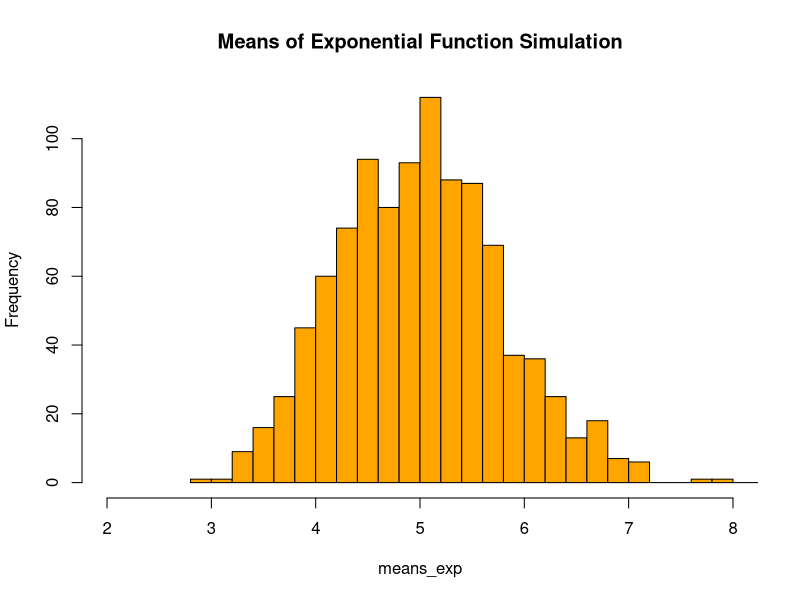
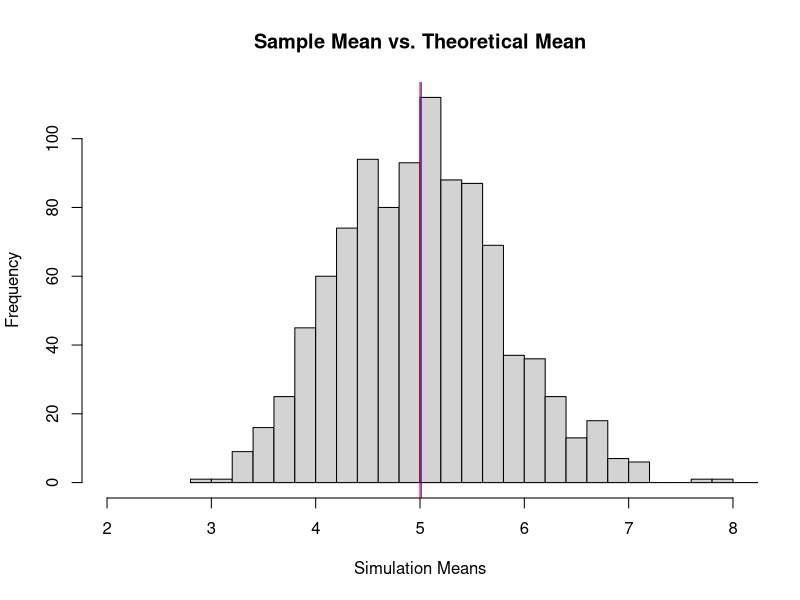
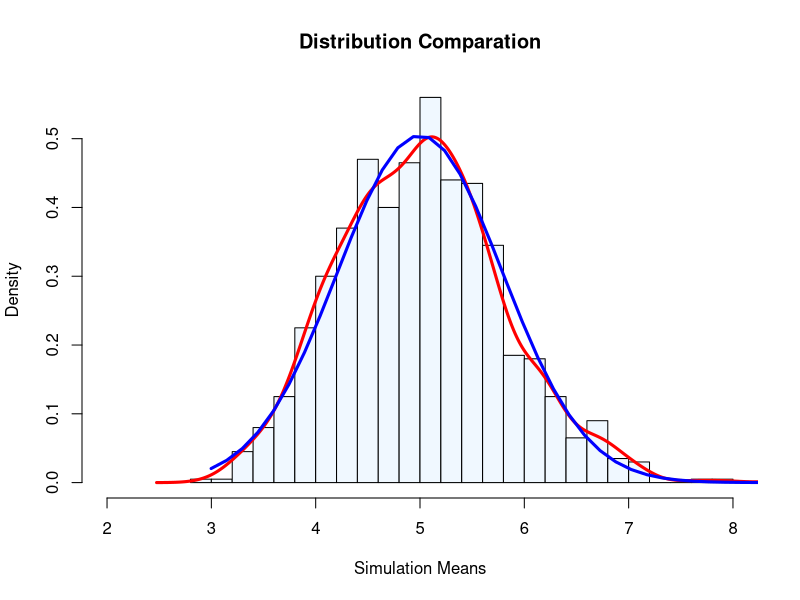

Recreate these plots in R, in order.
## ---- chunk 1
knitr::opts_chunk$set(echo = TRUE)
## ---- chunk 2
# hist(runif(1000))
## ---- chunk 3
# mns = NULL
# for (i in 1 : 1000) mns = c(mns, mean(runif(40)))
# hist(mns)
## ---- chunk 4
lambda <- 0.2   # parameter - lambda
n <- 40   # number of exponentials 
sims <- 1000   # number of simulations
rexp(n, lambda)
sim_exp <- replicate(sims, rexp(n, lambda))  #40*1000 matrix

means_exp <- apply(sim_exp, 2, mean) #  mean of 40 numbers in 1000 times
range(means_exp)
hist(means_exp, breaks=40, xlim = c(2,8), main="Means of Exponential Function Simulation", col = "orange")

## ---- chunk 5
mean_s <- mean(means_exp) # sample mean
print(paste("mean of sample:", mean_s))
mean_t <- 1/lambda # theoretical mean
print(paste("theoretical mean:", mean_t))

hist(means_exp, main = "Sample Mean vs. Theoretical Mean", xlim =  c(2,8), breaks = 40, xlab = "Simulation Means")
abline(v = mean_s, lwd = "1", col = "blue")
abline(v = mean_t, lwd = "1", col = "red")

## ---- chunk 6
sd_s <- sd(means_exp) # sample standard deviation
print(paste("standard deviation of sample:", sd_s^2))
sd_t <- (1/lambda)/sqrt(n) # theoretical standard deviation
print(paste("theoretical standard deviation:", sd_t^2))

## ---- chunk 7
#General Plot with ditribution curve drawn
hist(means_exp, prob=TRUE, col="aliceblue", main="Distribution Comparation", breaks=40, xlim=c(2,8), xlab = "Simulation Means")
lines(density(means_exp), lwd=3, col="red")

# Normal distribution line creation
x <- seq(min(means_exp), max(means_exp), length=n)
y <- dnorm(x, mean=1/lambda, sd=(1/lambda)/sqrt(n))
lines(x, y, pch=22, col="blue", lwd=3)
